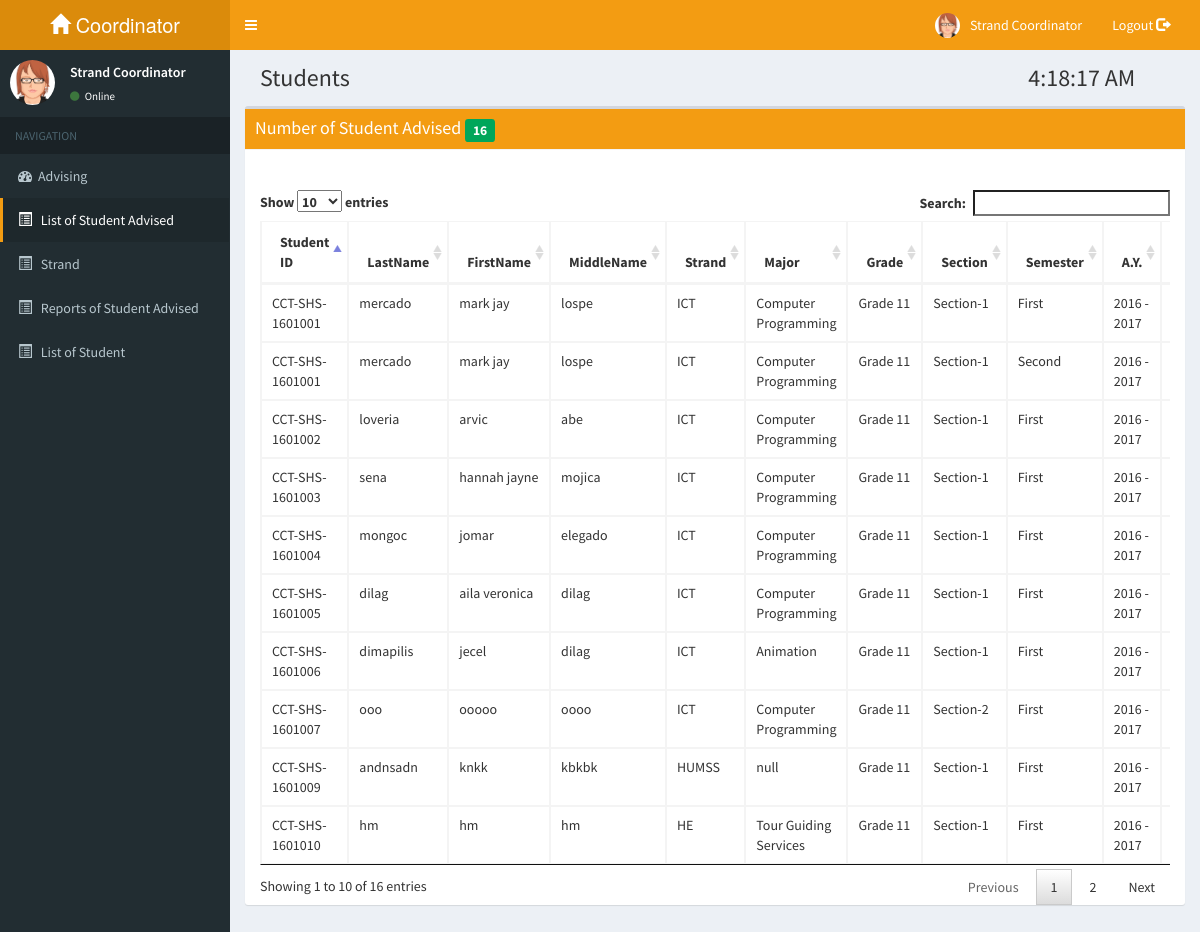
/coordinator/pages/student_advised.php (signed in), run on the app's committed database.
### tables this page shows
CREATE TABLE `tblstudent_advised` (
  `advise_id` int(10) NOT NULL,
  `shs_id` varchar(50) NOT NULL,
  `lname` varchar(50) NOT NULL,
  `fname` varchar(50) NOT NULL,
  `mname` varchar(50) NOT NULL,
  `strand` varchar(50) NOT NULL,
  `major` varchar(50) NOT NULL,
  `section` varchar(20) NOT NULL,
  `grade` varchar(50) NOT NULL,
  `semester` varchar(30) NOT NULL,
  `yr_start` varchar(50) NOT NULL,
  `yr_end` varchar(50) NOT NULL,
  `date_advised` varchar(50) NOT NULL
);

### coordinator/pages/student_advised.php (the view, shortened to what this page needs)
<?php 	include "../templates/templates.php";
		include "connect.php";
		 $sql_num_app = mysqli_query($con,"SELECT * FROM tblstudent_advised");
        $num_app = mysqli_num_rows($sql_num_app);
		?>
  <body class="skin-yellow">
    <div class="wrapper">
      <div class="content-wrapper">
        <section class="content-header">
          <h1 class="col-md-10">
            Students
		  <h1>
            <?php include('time.php'); ?>
          </h1>
        </section>
       <section class="content">
        <div class="box">
            <div class="box-header with-border" style="background-color: #f39c12;color:white;">
				<h3 class="box-title">Number of Student Advised <small class="label bg-green" id="num_app"><?php echo $num_app;?></small></h3>
            </div>
            <br/><br/>
			<div class="container-fluid">
				<div class="table-responsive">
				  <table id="applicantschedule" class="table table-bordered table-hover">
					<thead>
						<tr>
							<th>Student ID</th>
							<th>LastName</th>
							<th>FirstName</th>
							<th>MiddleName</th>
							<th>Strand</th>
							<th>Major</th>
							<th>Grade</th>
							<th>Section</th>
							<th>Semester</th>
							<th>A.Y.</th>
							<th></th>
						</tr>
					</thead>
					<tbody>
						<?php
							$sql_sel=mysqli_query($con,"SELECT * FROM tblstudent_advised");
						while($row=mysqli_fetch_array($sql_sel)){
							$grade = $row['grade'];
						?>
						  <tr>
							<td>CCT-SHS-<?php echo $row['shs_id'];?></td>
							<td><?php echo $row['lname'];?></td>
							<td><?php echo $row['fname'];?></td>
							<td><?php echo $row['mname'];?></td>
							<td><?php echo $row['strand'];?></td>
							<td><?php echo $row['major'];?></td>
							<td><?php echo $grade;?></td>
							<td>Section-<?php echo $row['section'];?></td>
							<td><?php echo $row['semester'];?></td>
							<td><?php echo $row['yr_start']." - ".$row['yr_end'];?></td>
							<td></td>
						  </tr>
						<?php
						}
						?>
					</tbody>
				  </table>
				</div>
            </div>
          </div>
       </section>
      </div>
  </body>
</html>

### data on the page
tblstudent_advised: shs "1601001", lname "mercado", fname "mark jay", mname "lospe", strand "ICT", major "Computer Programming", grade "Grade 11", section "1", semester "First", yr_start "2016", yr_end "2017"
tblstudent_advised: shs "1601002", lname "loveria", fname "arvic", mname "abe", strand "ICT", major "Computer Programming", grade "Grade 11", section "1", semester "First", yr_start "2016", yr_end "2017"
tblstudent_advised: shs "1601003", lname "sena", fname "hannah jayne", mname "mojica", strand "ICT", major "Computer Programming", grade "Grade 11", section "1", semester "First", yr_start "2016", yr_end "2017"
tblstudent_advised: shs "1601004", lname "mongoc", fname "jomar", mname "elegado", strand "ICT", major "Computer Programming", grade "Grade 11", section "1", semester "First", yr_start "2016", yr_end "2017"
tblstudent_advised: shs "1601005", lname "dilag", fname "aila veronica", mname "dilag", strand "ICT", major "Computer Programming", grade "Grade 11", section "1", semester "First", yr_start "2016", yr_end "2017"
tblstudent_advised: shs "1601006", lname "dimapilis", fname "jecel", mname "dilag", strand "ICT", major "Animation", grade "Grade 11", section "1", semester "First", yr_start "2016", yr_end "2017"
tblstudent_advised: shs "1601007", lname "ooo", fname "ooooo", mname "oooo", strand "ICT", major "Computer Programming", grade "Grade 11", section "2", semester "First", yr_start "2016", yr_end "2017"
tblstudent_advised: shs "1601010", lname "hm", fname "hm", mname "hm", strand "HE", major "Tour Guiding Services", grade "Grade 11", section "1", semester "First", yr_start "2016", yr_end "2017"
tblstudent_advised: shs "1601009", lname "andnsadn", fname "knkk", mname "kbkbk", strand "HUMSS", major "null", grade "Grade 11", section "1", semester "First", yr_start "2016", yr_end "2017"
tblstudent_advised: shs "1601001", lname "mercado", fname "mark jay", mname "lospe", strand "ICT", major "Computer Programming", grade "Grade 11", section "1", semester "Second", yr_start "2016", yr_end "2017"

### other printed values
$num_app "16"
